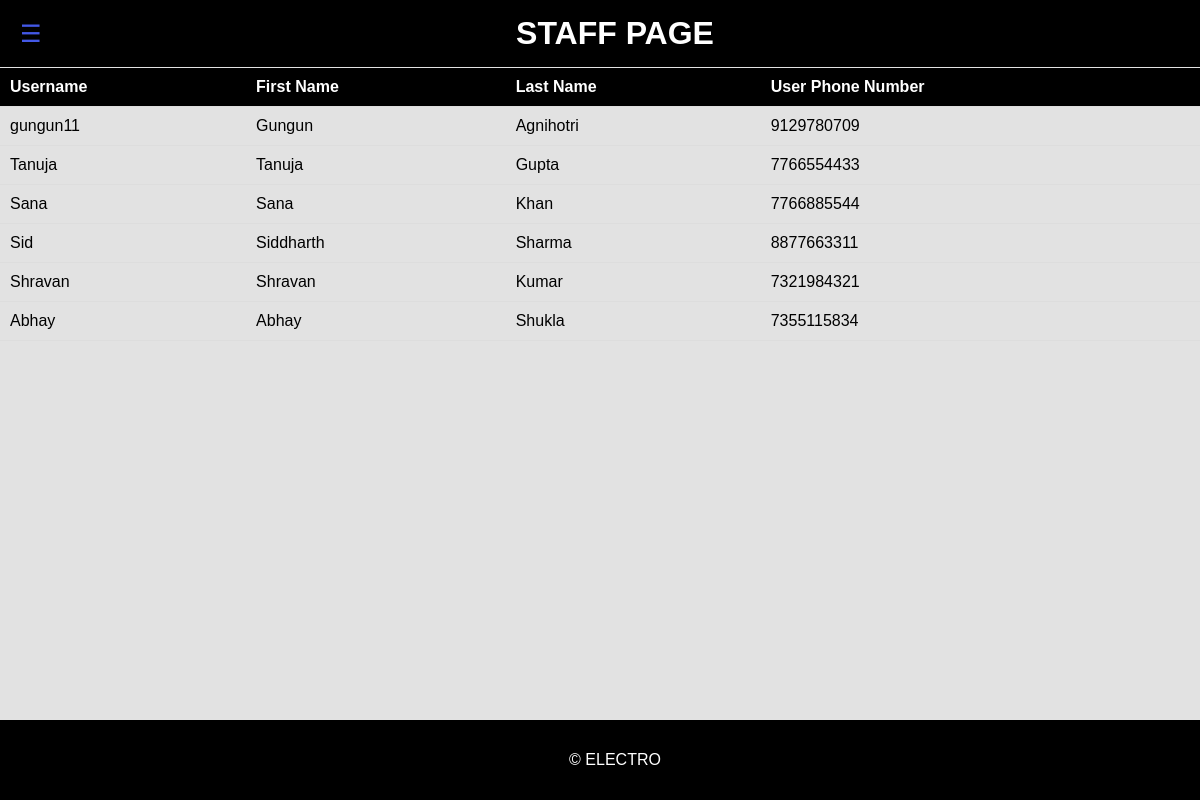
Page /staff/ on the committed database.
### electro/models.py (models this page shows)
class CustomUser(AbstractUser):
    id = models.AutoField(primary_key=True)
    USER_TYPE_CHOICES = [
        ('user', 'User'),
        ('staff', 'Staff')
        ]
    user_type = models.CharField(max_length=50, choices=USER_TYPE_CHOICES)
    firstname=models.CharField(max_length=255)
    lastname=models.CharField(max_length=255)
    emailid = models.CharField(max_length=255)
    phone_number = models.CharField(max_length=15, unique=True,null=True,blank=True)
    groups = models.ManyToManyField(
        'auth.Group',
        related_name='custom_user_groups',
        blank=True,
        help_text='The groups this user belongs to. A user will get all permissions granted to each of their groups.',
        verbose_name='groups',
    )
    user_permissions = models.ManyToManyField(
        'auth.Permission',
        related_name='custom_user_permissions',
        blank=True,
        help_text='Specific permissions for this user.',
        verbose_name='user permissions',
    )

### electro/views.py (the view)
# urls.py: path('staff/',views.staff,name='staff'),
def staff(request):
    regular_users = CustomUser.objects.filter(user_type='user')
    return render(request, "electro/staffhomepage.html", {'regular_users': regular_users})

### templates/electro/staffhomepage.html (shortened to what this page needs)
{% load static %}
<!DOCTYPE html>
<html lang="en">
<head>
    <link rel="stylesheet" href="{% static 'css/staff.css' %}">
</head>
<body>
<header>
    <div id="navbar-btn" onclick="toggleNavbar()">☰</div>
    <h1>STAFF PAGE</h1>
</header>
<div id="navbar">
    <h2>Welcome, {{ user.first_name }}!</h2>
</div>
<h2>All Users:</h2>
<table>
    <thead>
    <tr>
        <th>Username</th>
        <th>First Name</th>
        <th>Last Name</th>
        <th>User Phone Number</th>
    </tr>
    </thead>
    <tbody>
    {% for u in regular_users %}
        <tr>
            <td>{{ u.username }}</td>
            <td>{{ u.first_name }}</td>
            <td>{{ u.last_name }}</td>
            <td>{{ u.phone_number }}</td>
        </tr>
    {% endfor %}
    </tbody>
</table>
<footer>
    <p>&copy; ELECTRO</p>
</footer>
</body>
</html>

### static/css/staff.css (style rules this page uses)
body { margin: 0; padding: 0; font-family: Arial, sans-serif; }
#navbar { height: 100vh; width: 0; background-color: #000000; color: #fff; display: flex; flex-direction: column; align-items: center; padding-top: 20px; position: fixed; top: 0; left: 0; overflow-x: hidden; transition: 0.5s; }
#navbar-btn { font-size: 30px; cursor: pointer; position: absolute; top: 20px; left: 20px; z-index: 1; color: #4358e6; }
header { background-color: #000000; color: white; padding: 3px; text-align: center; }
footer { background-color: #000000; color: white; padding: 3px; text-align: center; position: fixed; bottom: 0; width: 100%; }

### templates/electro/staffhomepage.html (style rules this page uses)
body { margin: 0; font-family: 'Arial', sans-serif; background-color: #e2e2e2; color: #000000; }
header { background-color: black; padding: 15px; text-align: center; position: fixed; width: 100%; top: 0; z-index: 1000; color: #fff; }
h1 { margin: 0; font-weight: bold; }
#navbar-btn { font-size: 24px; cursor: pointer; }
#navbar { width: 0; position: fixed; height: 100%; overflow: hidden; background-color: black; transition: 0.3s; padding-top: 60px; }
h2 { margin: 20px 0; }
table { width: 100%; border-collapse: collapse; margin-top: 20px; }
thead { background-color: black; color: #fff; }
thead th, tbody td { padding: 10px; text-align: left; border-bottom: 1px solid #ddd; }
footer { background-color: black; padding: 15px; text-align: center; position: fixed; width: 100%; bottom: 0; color: #fff; }

### rows in the picture
CustomUser: username "gungun11", first_name "Gungun", last_name "Agnihotri", phone_number "9129780709"
CustomUser: username "Tanuja", first_name "Tanuja", last_name "Gupta", phone_number "7766554433"
CustomUser: username "Sana", first_name "Sana", last_name "Khan", phone_number "7766885544"
CustomUser: username "Sid", first_name "Siddharth", last_name "Sharma", phone_number "8877663311"
CustomUser: username "Shravan", first_name "Shravan", last_name "Kumar", phone_number "7321984321"
CustomUser: username "Abhay", first_name "Abhay", last_name "Shukla", phone_number "7355115834"
